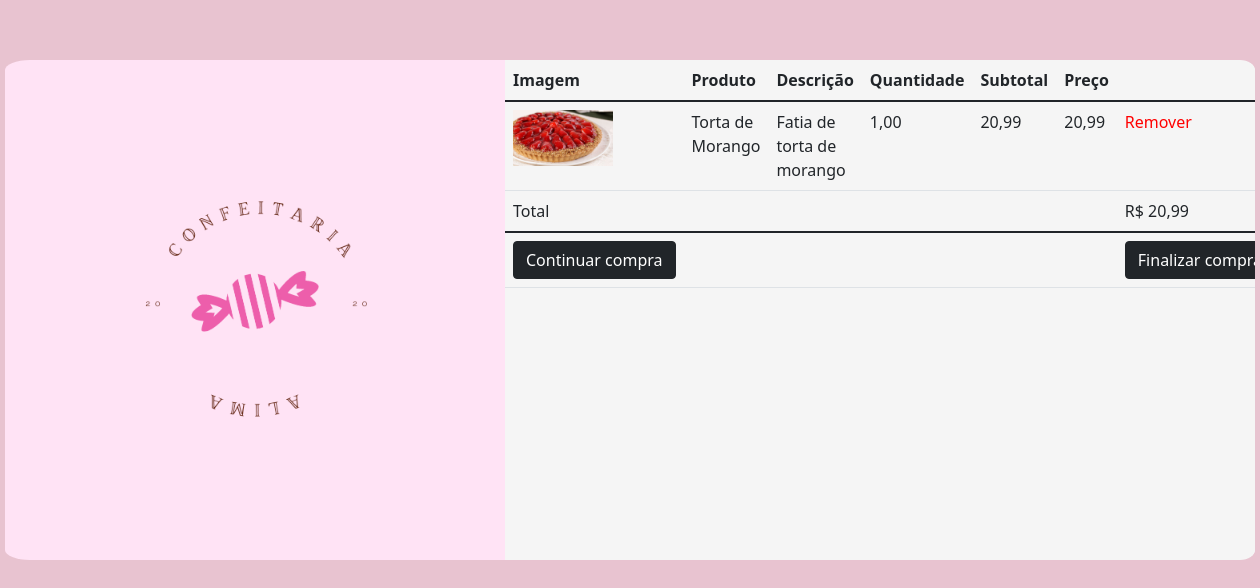
Page /compra/carrinho.php?acao=adicionar&idProduto=39 on the committed database.
### tables this page shows
CREATE TABLE `tbproduto` (
  `idProduto` int(11) NOT NULL,
  `ativo` char(1) NOT NULL,
  `produto` varchar(30) NOT NULL,
  `descricaoProduto` varchar(100) NOT NULL,
  `precoVenda` decimal(10,2) NOT NULL,
  `promocao` char(1) NOT NULL,
  `precoPromocao` decimal(10,2) NOT NULL,
  `nomeFoto` varchar(100) NOT NULL
);

### compra/carrinho.php (the view, shortened to what this page needs)
<!DOCTYPE html>
<html>
    <head>
        <link href="https://cdn.jsdelivr.net/npm/bootstrap@5.1.3/dist/css/bootstrap.min.css" rel="stylesheet">
        <link rel="stylesheet" href="../adm/styleadm.css">
    </head>
    <body>
        <div class="admb" style="width:1250px">
        <img src="../img/logo.png" class="login" style="margin-left:50px">
            <div class="scroll" style="width:750px">
                <?php
                    if(isset($_GET['acao'])){
                        if($_GET['acao'] === 'adicionar'){
                            $idProduto = intval($_GET['idProduto']);
                        }
                }
                    ?>
                    <table class="table">
                    <thead>
                        <tr>
                            <th scope="col">Imagem</th>
                            <th scope="col">Produto</th>
                            <th scope="col">Descrição</th>
                            <th scope="col">Quantidade </th>
                            <th scope="col">Subtotal</th>
                            <th scope="col">Preço</th>
                        </tr>
                    </thead>
                    <tfoot>
                        <tr>
                            <td>
                                <form action="../cardapio.php">
                                    <button class="btn btn-dark" type="submit" style="width:max-content;">Continuar compra</button>
                                </form>
                            </td>
                            <td colspan="5">
                            </td>
                            <td>
                                <form action="fim.php" width="100%">
                                    <button class="btn btn-dark" type="submit" style="width:max-content;">Finalizar compra</button>
                                </form>
                            </td>
                        </tr>
                    </tfoot>
                    <tbody>
                    <?php
                        if(count($_SESSION['carrinho']) == 0){
                            echo "<tr><td colspan='7'><h1>Não há produtos no carrinho</h1></td></tr>";
                        } else {
                            $conexao = mysqli_connect("localhost", "root", "", "alimaBD");
                            $total = 0;
                            foreach($_SESSION['carrinho'] as $idProduto => $qtd){
                                $sql   = "SELECT *  FROM tbProduto WHERE `idProduto`= '$idProduto'";
                                $resultado = mysqli_query($conexao,$sql);
                                while($linha = mysqli_fetch_array($resultado)){
                                    echo "<tr>";
                                    echo "<td width='100'><img width='100' src='../img/".$linha["nomeFoto"]."'></td>";
                                    echo "<td>".$linha["produto"]."</td>";
                                    echo "<td>".$linha["descricaoProduto"]."</td>";
                                    if($linha["promocao"]=="s") {
                                        $precoUnitario = $linha["precoPromocao"];
                                            } else {
                                                $precoUnitario = $linha["precoVenda"];
                                            }
                                            $subTotal   = $precoUnitario * $qtd;
                                            $total += $precoUnitario * $qtd;
                                            echo "<td>".number_format($qtd, 2, ',', '.')."</td>";
                                            echo "<td>".number_format($precoUnitario, 2, ',', '.')."</td>";
                                            echo "<td>".number_format($subTotal, 2, ',', '.')."</td>";
                                            echo "<td><a style='text-decoration:none;color:red;text-align:center;'href='?acao=remover&idProduto=$idProduto'>Remover</a></td>";
                                            }
                                }
                                $total = number_format($total, 2, ',', '.');
                                echo '<tr><td colspan="6">Total</td><td>R$ '.$total.'</td></tr>';
                        }
                ?>
                        </tbody>
                </table>
            </div>
        </div>
    </body>
</html>

### adm/styleadm.css (style rules this page uses)
body { background-color: #E8C3D0; }
div.admb { background-color: #ffe3f5; border-radius: 2%; margin-left: auto; margin-right: auto; margin-top: 60px; width: 900px; height: 500px; }
div.scroll { overflow: auto; border-top-right-radius: 2%; border-bottom-right-radius: 2%; float: right; display: block; background-color: whitesmoke; height: 500px; width: 500px; }
img.login { width: 400px; height: 400px; margin-top: 47px; }

### rows in the picture
tbproduto: nomeFoto (picture), produto "Torta de Morango", descricaoProduto "Fatia de torta de morango", qtd "1,00", precoPromocao "20,99"

### other values in the picture
$total "20,99"
